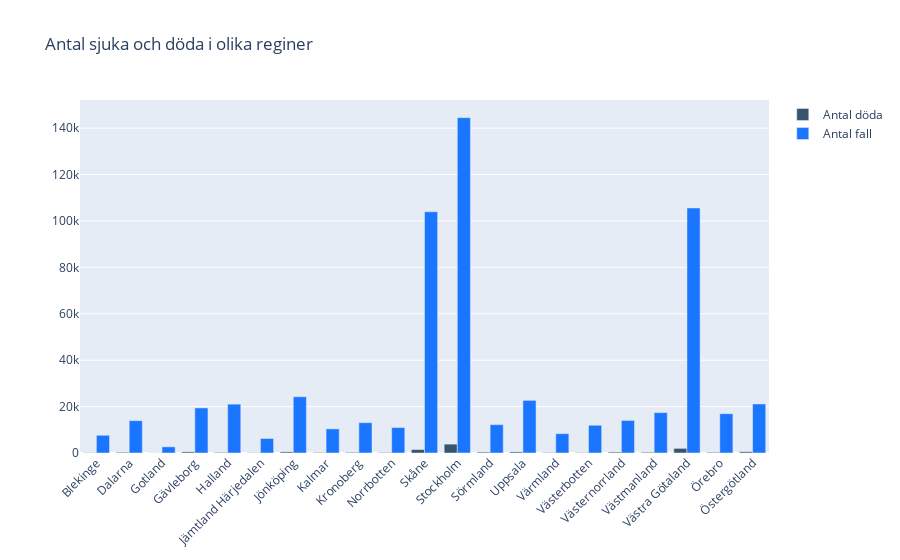

Notebook source saved alongside this figure:
### Code cell
import plotly.graph_objects as go

df = pd.read_csv("Regional_Totals_Data.csv")
region = df["Region"]
cases = df["Total_Cases"]
döda = df["Total_Deaths"]

fig = go.Figure() #skapar en fig variabel som kommer innehålla grafen

fig.add_trace(go.Bar(
    x = region,
    y = döda,
    name ="Antal döda",
    marker_color = 'rgb(55, 83, 109)'
))# skapat en barchart 

fig.add_trace(go.Bar(
    x=region,
    y= cases,
    name ="Antal fall",
    marker_color = 'rgb(26, 118, 255)'
))# lägger till en barchart till med namnet antall fall
fig.update_layout(title="Antal sjuka och döda i olika reginer", barmode='group', xaxis_tickangle=-45)#uppdaterar fig.figuren som jag hade skapat innnan. bardmode står för att de två barchart ska vara i en graf och inte vara delade
fig.show()

### Figure 1 — Plotly figure (JSON) as saved in the notebook; plotly's stock layout.template omitted (floating-point values rounded to 4 significant figures)
{"data": [{"marker": {"color": "rgb(55, 83, 109)"}, "name": "Antal döda", "type": "bar", "x": ["Blekinge", "Dalarna", "Gotland", "Gävleborg", "Halland", "Jämtland Härjedalen", "Jönköping", "Kalmar", "Kronoberg", "Norrbotten", "Skåne", "Stockholm", "Sörmland", "Uppsala", "Värmland", "Västerbotten", "Västernorrland", "Västmanland", "Västra Götaland", "Örebro", "Östergötland"], "y": [112, 302, 44, 482, 254, 100, 486, 207, 284, 212, 1474, 3820, 389, 467, 162, 123, 387, 311, 1993, 285, 534]}, {"marker": {"color": "rgb(26, 118, 255)"}, "name": "Antal fall", "type": "bar", "x": ["Blekinge", "Dalarna", "Gotland", "Gävleborg", "Halland", "Jämtland Härjedalen", "Jönköping", "Kalmar", "Kronoberg", "Norrbotten", "Skåne", "Stockholm", "Sörmland", "Uppsala", "Värmland", "Västerbotten", "Västernorrland", "Västmanland", "Västra Götaland", "Örebro", "Östergötland"], "y": [7646, 13942, 2650, 19426, 21052, 6249, 24236, 10391, 13080, 10977, 103958, 144522, 12214, 22684, 8320, 11957, 14034, 17408, 105596, 16934, 21135]}], "layout": {"barmode": "group", "title": {"text": "Antal sjuka och döda i olika reginer"}, "xaxis": {"tickangle": -45}}}
